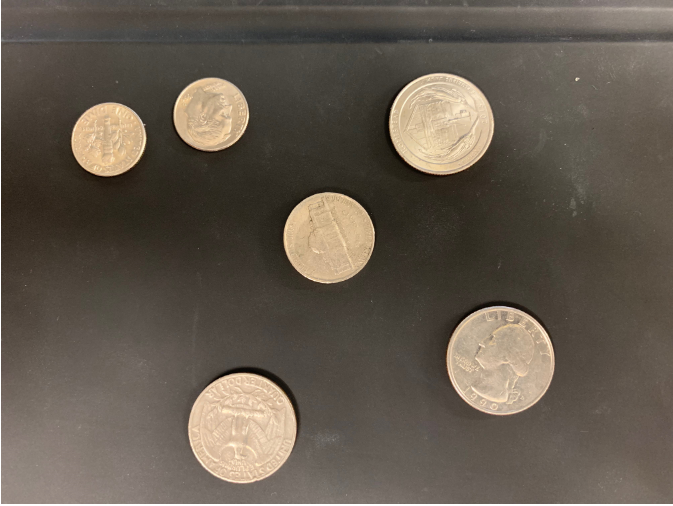
#> input picture Coins.PNG, 673 x 506 px, found by its file name
$ python edge-detection.py
#> lines starting #> are read from the running program, lines starting #| are printed output that depends on the picture
# -*- coding: utf-8 -*-
"""
Created on Thu Oct  8 11:51:06 2020

@author: AIDAN
"""
import numpy as np
import matplotlib.pyplot as plt
from math import sqrt


# File should be Jake's output
def detectEdges(imgFile, threshold):
    # Reads the image
#> called with imgFile = 'Coins.png', threshold = 0.65
    img = plt.imread(imgFile)
#> img is the input picture: shape (506, 673, 4) float32; mean R, G, B, A 0.393, 0.356, 0.31, 1
    # Prints the dimensions of image
    print(f'Dimensions of the image is {img.shape}')
#| Dimensions of the image is (506, 673, 4)
    # Converts image to array
    imArr = np.array(img)

    # The new array for the edited image
    editedIm = imArr

    row = 0

    # Reads each pixel and turns it to white or black based on its magnitude
    # Each row of pixels
    for i in imArr:
        pixel = 0
        # Each pixel in row
        for j in i:
            # Magnitude of the pixel
            clrMag = sqrt(pow(j[0], 2) + pow(j[1], 2) + pow(j[2], 2))
            if clrMag < threshold:
                editedIm[row][pixel] = [0, 0, 0, 1]
            else:
                editedIm[row][pixel] = [1, 1, 1, 1]
            pixel += 1
        row += 1
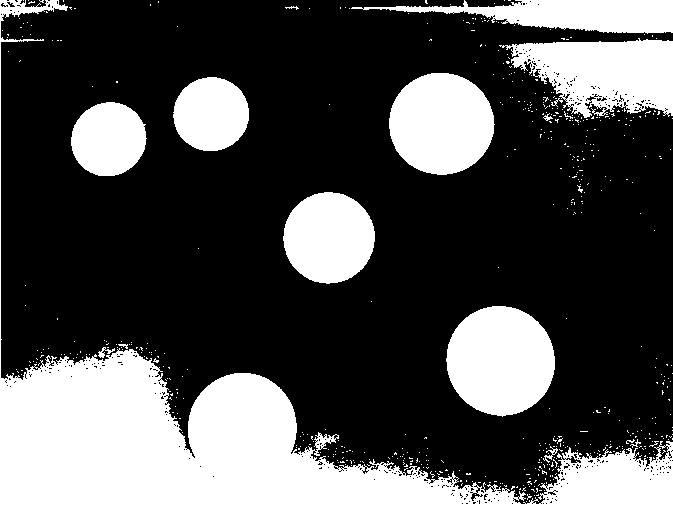
#> editedIm: shape (506, 673, 4) float32; mean R, G, B, A 0.301, 0.301, 0.301, 1
#> after the loop, row = 506

    # Returns the edited image
    newImg = plt.imshow(editedIm, cmap='gray')


name = 'Coins.png'
threshold = 0.65
detectEdges(name, threshold)
